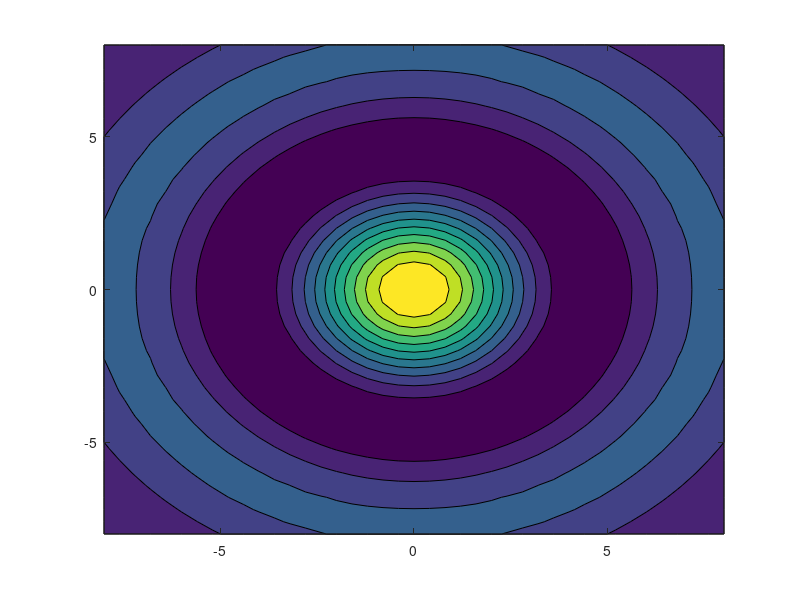

This figure's MATLAB source:
grade = linspace(-8, 8, 41); #cria um vetor de -8 a 8 com 41 elmentos
[xx, yy]  = meshgrid(grade); #cria a grade para plotagem
zz = sin(xx) + cos(yy); #função z
mesh(xx, yy, zz); #Cria um gráfico de superfície tipo mesh
input("Digite ENTER para continuar");
zz = sin(sqrt(xx.^2 + yy.^2)) ./ sqrt(xx.^2 + yy.^2); #função z
mesh(xx, yy, zz); #Cria um gráfico de superfície tipo mesh
input("Digite ENTER para continuar");
meshc(xx, yy, zz); #Cria um gráfico de superfície tipo mesh com projeção de elevação
input("Digite ENTER para continuar");
surf(xx, yy, zz); #Cria um gráfico tipo mesh preenchido
input("Digite ENTER para continuar");
surfc(xx, yy, zz); #Cria um gráfico tipo mesh preenchido com projeção de elevação
input("Digite ENTER para continuar");
surfl(xx, yy, zz); #Cria um gráfico tipo mesh preenchido com superfície shading
input("Digite ENTER para continuar");
contour(xx, yy, zz); #Cria um gráfico com projeção de elevação
input("Digite ENTER para continuar");
contourf(xx, yy, zz); #Cria um gráfico com projeção de elevação preenchido
input("Digite ENTER para continuar");
